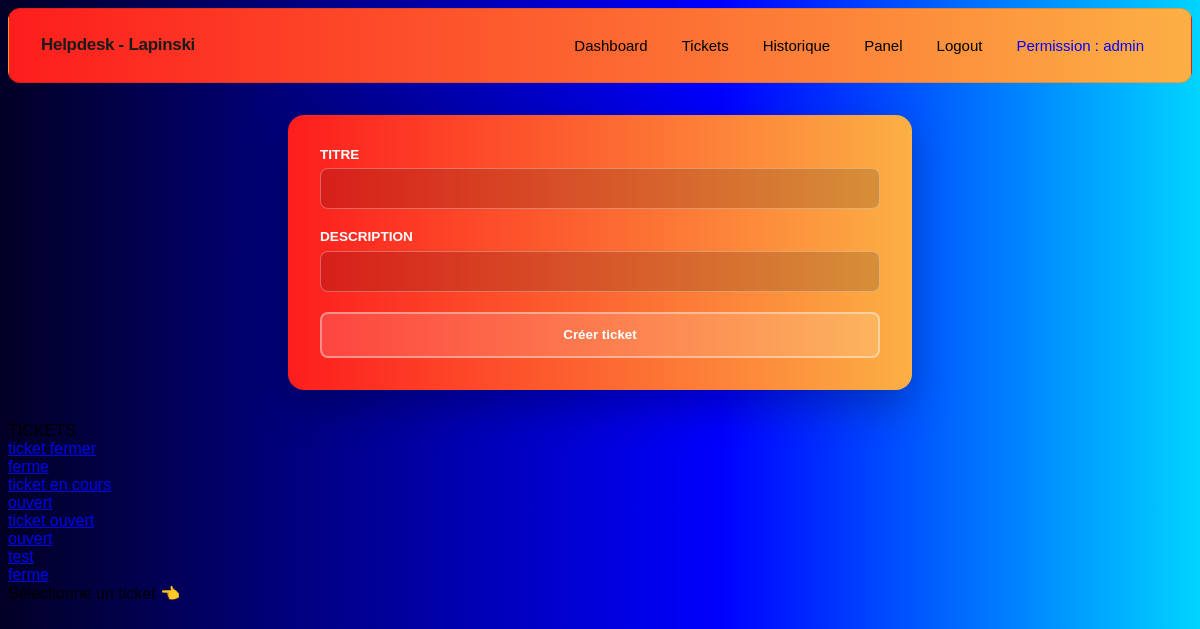
/helpdesk_lapinski/test.php (signed in), run on the app's committed database.
### tables this page shows
CREATE TABLE `users` (
  `id` int(11) NOT NULL,
  `nom` varchar(100) NOT NULL,
  `email` varchar(150) NOT NULL,
  `mot_de_passe` varchar(255) NOT NULL,
  `role` enum('user','technicien','admin') NOT NULL DEFAULT 'user',
  `cree_le` timestamp NOT NULL DEFAULT current_timestamp()
);

CREATE TABLE `tickets` (
  `id` int(11) NOT NULL,
  `titre` varchar(255) NOT NULL,
  `description` text NOT NULL,
  `statut` enum('ouvert','en_cours','ferme') NOT NULL DEFAULT 'ouvert',
  `user_id` int(11) NOT NULL,
  `cree_le` timestamp NOT NULL DEFAULT current_timestamp()
);

### helpdesk_lapinski/test.php (the view, shortened to what this page needs)
<?php
require_once 'include/navbar.php';
require_once 'config/config.php';
$tickets = mysqli_query(
    $link,
    "SELECT * FROM tickets WHERE user_id = " . (int)$_SESSION['id_users'] . " ORDER BY cree_le DESC"
)->fetch_all(MYSQLI_ASSOC);
$selected_id = isset($_GET['id']) ? (int)$_GET['id'] : null;
$ticket_actif = null;
$messages = [];
?>
<!DOCTYPE html>
<html lang="fr">
<head>
<link rel="stylesheet" href="css/index.css">
</head>
<body>
<form method="POST" class="ticket-form">
    <div class="field">
        <label>Titre</label>
        <input type="text" name="titre" required>
    </div>
    <div class="field">
        <label>Description</label>
        <input type="text" name="description" required>
    </div>
    <button name="envoyer" class="btn-primary">Créer ticket</button>
</form>
<div class="modif-ticket">
    <div class="sidebar">
        <div class="sidebar-header">TICKETS</div>
        <?php foreach ($tickets as $t): ?>
            <a href="?id=<?= $t['id'] ?>"
               class="sidebar-item <?= $selected_id == $t['id'] ? 'active' : '' ?>">
                <div class="sidebar-item-title">
                    <?= htmlspecialchars($t['titre']) ?>
                </div>
                <div class="sidebar-item-status-nom">
                    <?= htmlspecialchars($t['statut']) ?>
                </div>
            </a>
        <?php endforeach; ?>
    </div>
    <div class="main">
        <?php if ($selected_id && $ticket_actif): ?>
            <div class="main-header">
                <h2><?= htmlspecialchars($ticket_actif['titre']) ?></h2>
                <p><?= htmlspecialchars($ticket_actif['description']) ?></p>
            </div>
            <div class="historique">
                <?php foreach ($messages as $msg): ?>
                    <div class="msg">
                        <div class="avatar">
                            <?= strtoupper(substr($msg['user_id'], 0, 1)) ?>
                        </div>
                        <div class="contenu">
                            <div class="meta">
                                <span class="user">User <?= htmlspecialchars($msg['user_id']) ?></span>
                                <span class="heure">
                                    <?= date('H:i', strtotime($msg['cree_le'])) ?>
                                </span>
                            </div>
                            <div class="bulle">
                                <?= htmlspecialchars($msg['message']) ?>
                            </div>
                        </div>
                    </div>
                <?php endforeach; ?>
            </div>
            <form method="POST" class="formulaire">
                <input type="hidden" name="ticket_id" value="<?= $selected_id ?>">
                <input type="text" name="message" placeholder="Écrire un message..." required>
                <button name="send_message">Envoyer</button>
            </form>
        <?php else: ?>
            <div class="vide">Sélectionne un ticket 👈</div>
        <?php endif; ?>
    </div>
</div>
</body>
</html>

### helpdesk_lapinski/include/navbar.php (shortened to what this page needs)
<?php
require_once 'config/config.php';
$stmt = mysqli_query($link, "SELECT * FROM tickets ");
$stmt = mysqli_query($link, "SELECT role FROM users where id = ".$_SESSION['id_users']);
$role = mysqli_fetch_assoc($stmt);
$display ="";
if($role['role'] == "admin"){
    $display = "block";
}
?>
<!DOCTYPE html>
<html lang="en">
<head>
</head>
<body>
    <div class="container">
        <h1>Helpdesk - Lapinski</h1>
        <ul>
            <li><a href="index.php">Dashboard</a></li>
            <li><a href="ticket.php" style="display: <?= $display ?>">Tickets</a></li>
            <li><a href="historique.php">Historique</a></li>
            <li><a href="panel.php" style="display: <?= $display ?>">Panel</a></li>
            <li><a href="logout.php">Logout</a></li>
            <li class="role">Permission : <?= $role['role'] ?> </li>
        </ul>
    </div>
</body>
</html>

### helpdesk_lapinski/css/index.css (style rules this page uses)
body { min-height: 100vh; background: linear-gradient(90deg, rgba(2,0,36,1) 0%, rgba(0,0,255,1) 60%, rgba(0,212,255,1) 100%); font-family: 'Exo 2', sans-serif; }
.ticket-form { width: min(100%, 560px); margin: 2rem auto; background: linear-gradient(90deg, rgba(253, 29, 29, 1) 0%, rgba(252, 176, 69, 1) 100%); border-radius: 1rem; padding: 2rem; display: flex; flex-direction: column; gap: 1.25rem; box-shadow: 0 16px 40px rgba(0,0,0,0.25); }
.field { display: flex; flex-direction: column; gap: 0.4rem; }
.field label { color: #ffffff; font-weight: 700; font-size: 0.85rem; text-transform: uppercase; }
.field input { padding: 0.75rem 1rem; border-radius: 0.5rem; border: 1px solid rgba(255,255,255,0.3); background: rgba(0,0,0,0.15); color: #ffffff; outline: none; }
.field input::placeholder { color: rgba(255,255,255,0.5); }
.btn-primary { padding: 0.85rem; border-radius: 0.5rem; border: 2px solid rgba(255,255,255,0.4); background: rgba(255,255,255,0.15); color: #ffffff; cursor: pointer; font-weight: 700; }

### helpdesk_lapinski/include/navbar.php (style rules this page uses)
.container { background: #833AB4; background: linear-gradient(90deg,rgba(131, 58, 180, 1) 0%, rgba(253, 29, 29, 1) 0%, rgba(252, 176, 69, 1) 100%); border: 0.5px solid rgba(0, 0, 0, 0.1); border-radius: 12px; padding: 1.25rem 2rem; display: flex; align-items: center; justify-content: space-between; gap: 2rem; font-family: 'DM Sans', sans-serif; }
.container h1 { font-size: 17px; font-weight: 600; color: #1a1a1a; letter-spacing: -0.3px; margin: 0 0 2px 0; }
.container ul { display: flex; align-items: center; gap: 4px; list-style: none; margin: 0; padding: 0; }
.container ul li a { display: inline-block; padding: 7px 14px; font-size: 15px; font-weight: 500; color: #000000; text-decoration: none; border-radius: 8px; border: 0.5px solid transparent; transition: all 0.15s ease; white-space: nowrap; }
.container ul li.role { display: inline-block; padding: 7px 14px; font-size: 15px; font-weight: 500; color: #0400ff; text-decoration: none; border-radius: 8px; border: 0.5px solid transparent; transition: all 0.15s ease; white-space: nowrap; cursor: crosshair; }

### data on the page
users: role "admin"
tickets: titre "ticket fermer", statut "ferme"
tickets: titre "ticket en cours", statut "ouvert"
tickets: titre "ticket ouvert", statut "ouvert"
tickets: titre "test", statut "ferme"
